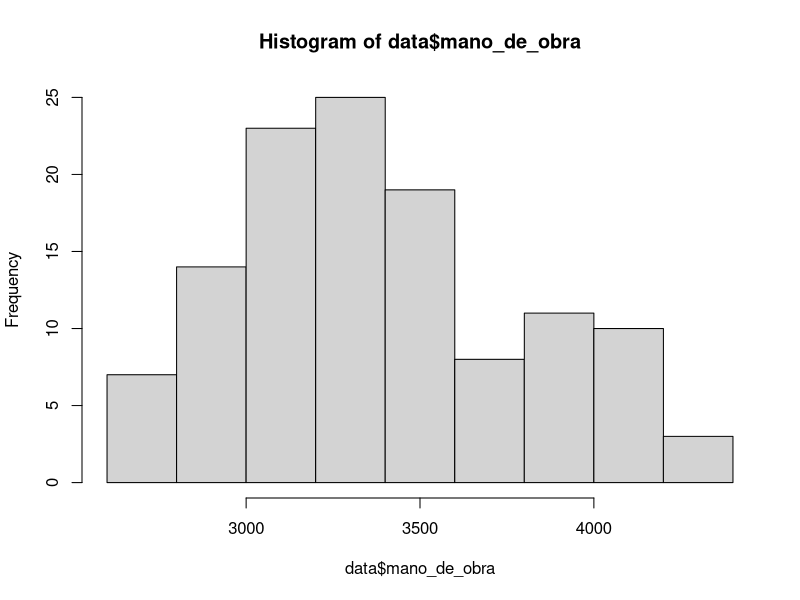
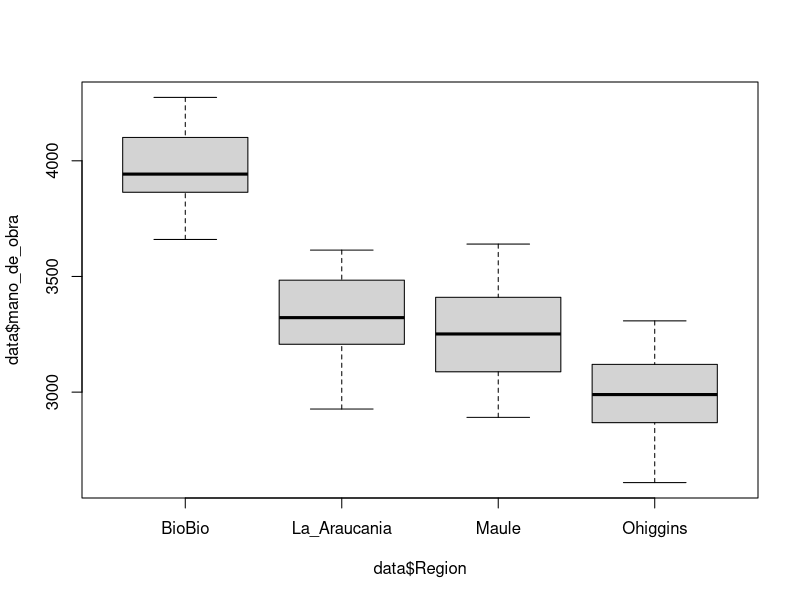

These figures' R source, in order:
## ---- chunk 1
library(readxl)
data <- read.csv("./datos/dataset.csv")

## ---- chunk 2
hist(data$mano_de_obra)
## ---- chunk 3
stest <-shapiro.test(data$mano_de_obra)
stest
## ---- chunk 4
boxplot(data$mano_de_obra~ data$Region)

## ---- chunk 5
tapply(data$mano_de_obra, data$Region, var)
## ---- chunk 6
library(car)
## ---- chunk 7
ltest <- leveneTest(data$mano_de_obra~data$Region)
ltest
